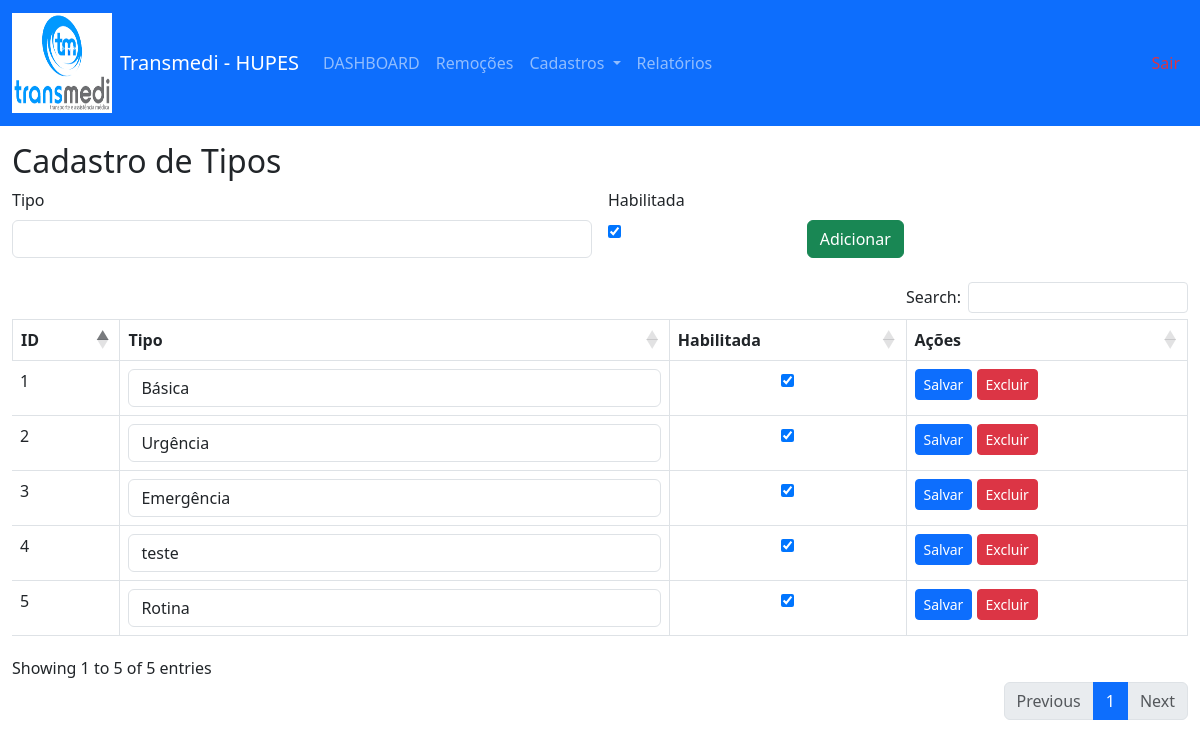
Screenshot of /modelo/crud_tipo.php (signed in) with the database file from the repository.
### tables this page shows
CREATE TABLE `tipo` (
  `id` int NOT NULL AUTO_INCREMENT,
  `tipo` varchar(100) NOT NULL,
  `habilitada` tinyint(1) DEFAULT '1',
  PRIMARY KEY (`id`)
);

### modelo/crud_tipo.php (the view, shortened to what this page needs)
<?php
    include '../db.php';
$resultado = mysqli_query($conn, "SELECT * FROM tipo ORDER BY id DESC");
   include '../header.php';
?>
<body >
  <h2>Cadastro de Tipos</h2>
  <form method="post" class="row g-3 mb-4">
    <div class="col-md-6">
      <label class="form-label">Tipo</label>
      <input type="text" name="tipo" class="form-control" required>
    </div>
    <div class="col-md-2">
      <label class="form-label d-block">Habilitada</label>
      <input type="checkbox" name="habilitada" checked>
    </div>
    <div class="col-md-4 d-flex align-items-end">
      <button type="submit" class="btn btn-success">Adicionar</button>
    </div>
  </form>
  <table class="table table-bordered">
    <thead>
      <tr>
        <th>ID</th>
        <th>Tipo</th>
        <th>Habilitada</th>
        <th>Ações</th>
      </tr>
    </thead>
    <tbody>
      <?php while($row = mysqli_fetch_assoc($resultado)): ?>
        <tr>
          <form method="post">
            <td><?= $row['id'] ?></td>
            <td>
              <input type="text" name="tipo" value="<?= htmlspecialchars($row['tipo']) ?>" class="form-control">
            </td>
            <td class="text-center">
              <input type="checkbox" name="habilitada" <?= $row['habilitada'] ? 'checked' : '' ?>>
            </td>
            <td>
              <button class="btn btn-primary btn-sm">Salvar</button>
              <a href="?excluir=<?= $row['id'] ?>" class="btn btn-danger btn-sm" onclick="return confirm('Excluir este tipo?')">Excluir</a>
            </td>
          </form>
        </tr>
      <?php endwhile; ?>
    </tbody>
  </table>
</body>
</html>

### rows the page displays
tipo: id "5", tipo "Rotina", habilitada "☑"
tipo: id "4", tipo "teste", habilitada "☑"
tipo: id "3", tipo "Emergência", habilitada "☑"
tipo: id "2", tipo "Urgência", habilitada "☑"
tipo: id "1", tipo "Básica", habilitada "☑"
